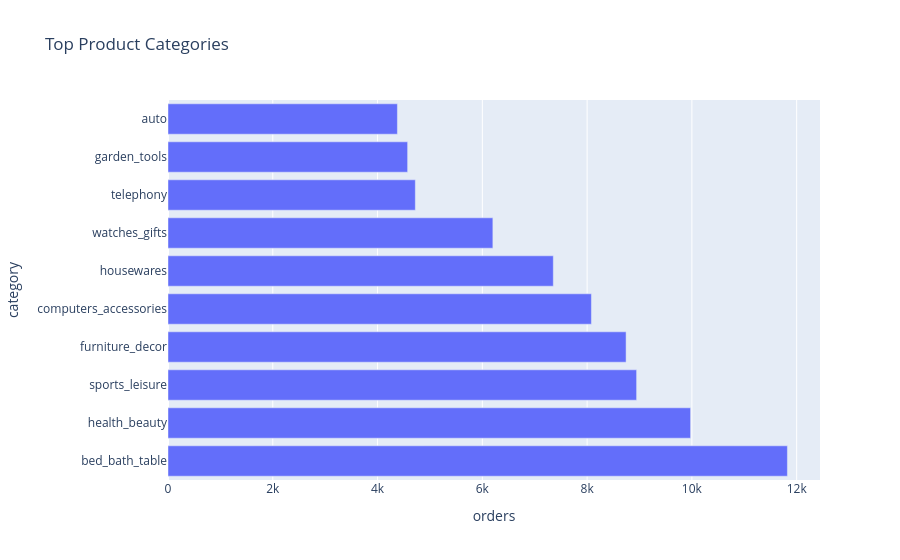

This figure's notebook cell:
### Code cell
fig = px.bar(
    top_categories,
    x="orders",
    y="category",
    orientation="h",
    title="Top Product Categories"
)

fig.show()

### Figure 1 — Plotly figure (JSON) as saved in the notebook; plotly's stock layout.template omitted (floating-point values rounded to 4 significant figures)
{"data": [{"hovertemplate": "orders=%{x}<br>category=%{y}<extra></extra>", "legendgroup": "", "marker": {"color": "#636efa", "pattern": {"shape": ""}}, "name": "", "orientation": "h", "showlegend": false, "textposition": "auto", "type": "bar", "x": [11823, 9975, 8945, 8744, 8082, 7355, 6201, 4721, 4574, 4379], "xaxis": "x", "y": ["bed_bath_table", "health_beauty", "sports_leisure", "furniture_decor", "computers_accessories", "housewares", "watches_gifts", "telephony", "garden_tools", "auto"], "yaxis": "y"}], "layout": {"barmode": "relative", "legend": {"tracegroupgap": 0}, "title": {"text": "Top Product Categories"}, "xaxis": {"anchor": "y", "domain": [0, 1], "title": {"text": "orders"}}, "yaxis": {"anchor": "x", "domain": [0, 1], "title": {"text": "category"}}}}
